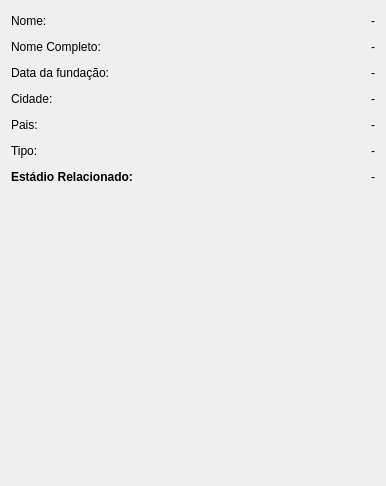
               <widget class="QWidget" name="scrollAreaWidgetContents_4">
                <property name="geometry">
                 <rect>
                  <x>0</x>
                  <y>0</y>
                  <width>386</width>
                  <height>486</height>
                 </rect>
                </property>
                <layout class="QFormLayout" name="formLayout_4">
                 <item row="0" column="0">
                  <widget class="QLabel" name="C_6">
                   <property name="minimumSize">
                    <size>
                     <width>0</width>
                     <height>20</height>
                    </size>
                   </property>
                   <property name="text">
                    <string>Nome:</string>
                   </property>
                  </widget>
                 </item>
                 <item row="1" column="0">
                  <widget class="QLabel" name="C_5">
                   <property name="minimumSize">
                    <size>
                     <width>0</width>
                     <height>20</height>
                    </size>
                   </property>
                   <property name="text">
                    <string>Nome Completo:</string>
                   </property>
                  </widget>
                 </item>
                 <item row="2" column="0">
                  <widget class="QLabel" name="label_29">
                   <property name="minimumSize">
                    <size>
                     <width>0</width>
                     <height>20</height>
                    </size>
                   </property>
                   <property name="text">
                    <string>Data da fundação:</string>
                   </property>
                  </widget>
                 </item>
                 <item row="3" column="0">
                  <widget class="QLabel" name="label_30">
                   <property name="minimumSize">
                    <size>
                     <width>0</width>
                     <height>20</height>
                    </size>
                   </property>
                   <property name="text">
                    <string>Cidade:</string>
                   </property>
                  </widget>
                 </item>
                 <item row="4" column="0">
                  <widget class="QLabel" name="label_31">
                   <property name="minimumSize">
                    <size>
                     <width>0</width>
                     <height>20</height>
                    </size>
                   </property>
                   <property name="text">
                    <string>Pais:</string>
                   </property>
                  </widget>
                 </item>
                 <item row="5" column="0">
                  <widget class="QLabel" name="label_32">
                   <property name="minimumSize">
                    <size>
                     <width>0</width>
                     <height>20</height>
                    </size>
                   </property>
                   <property name="text">
                    <string>Tipo:</string>
                   </property>
                  </widget>
                 </item>
                 <item row="6" column="0">
                  <widget class="QLabel" name="C_7">
                   <property name="minimumSize">
                    <size>
                     <width>0</width>
                     <height>20</height>
                    </size>
                   </property>
                   <property name="text">
                    <string>&lt;html&gt;&lt;head/&gt;&lt;body&gt;&lt;p&gt;&lt;span style=&quot; font-weight:600;&quot;&gt;Estádio Relacionado:&lt;/span&gt;&lt;/p&gt;&lt;/body&gt;&lt;/html&gt;</string>
                   </property>
                  </widget>
                 </item>
                 <item row="0" column="1">
                  <widget class="QLabel" name="equNome">
                   <property name="text">
                    <string>&lt;html&gt;&lt;head/&gt;&lt;body&gt;&lt;p align=&quot;right&quot;&gt;-&lt;/p&gt;&lt;/body&gt;&lt;/html&gt;</string>
                   </property>
                  </widget>
                 </item>
                 <item row="1" column="1">
                  <widget class="QLabel" name="equNomeCompleto">
                   <property name="text">
                    <string>&lt;html&gt;&lt;head/&gt;&lt;body&gt;&lt;p align=&quot;right&quot;&gt;-&lt;/p&gt;&lt;/body&gt;&lt;/html&gt;</string>
                   </property>
                  </widget>
                 </item>
                 <item row="2" column="1">
                  <widget class="QLabel" name="equDataFundacao">
                   <property name="text">
                    <string>&lt;html&gt;&lt;head/&gt;&lt;body&gt;&lt;p align=&quot;right&quot;&gt;-&lt;/p&gt;&lt;/body&gt;&lt;/html&gt;</string>
                   </property>
                  </widget>
                 </item>
                 <item row="3" column="1">
                  <widget class="QLabel" name="equCidade">
                   <property name="text">
                    <string>&lt;html&gt;&lt;head/&gt;&lt;body&gt;&lt;p align=&quot;right&quot;&gt;-&lt;/p&gt;&lt;/body&gt;&lt;/html&gt;</string>
                   </property>
                  </widget>
                 </item>
                 <item row="4" column="1">
                  <widget class="QLabel" name="equPais">
                   <property name="text">
                    <string>&lt;html&gt;&lt;head/&gt;&lt;body&gt;&lt;p align=&quot;right&quot;&gt;-&lt;/p&gt;&lt;/body&gt;&lt;/html&gt;</string>
                   </property>
                  </widget>
                 </item>
                 <item row="5" column="1">
                  <widget class="QLabel" name="equTipo">
                   <property name="text">
                    <string>&lt;html&gt;&lt;head/&gt;&lt;body&gt;&lt;p align=&quot;right&quot;&gt;-&lt;/p&gt;&lt;/body&gt;&lt;/html&gt;</string>
                   </property>
                  </widget>
                 </item>
                 <item row="6" column="1">
                  <widget class="QLabel" name="equTipo_2">
                   <property name="text">
                    <string>&lt;html&gt;&lt;head/&gt;&lt;body&gt;&lt;p align=&quot;right&quot;&gt;-&lt;/p&gt;&lt;/body&gt;&lt;/html&gt;</string>
                   </property>
                   <property name="scaledContents">
                    <bool>false</bool>
                   </property>
                   <property name="textInteractionFlags">
                    <set>Qt::LinksAccessibleByMouse|Qt::TextSelectableByMouse</set>
                   </property>
                  </widget>
                 </item>
                </layout>
               </widget>
